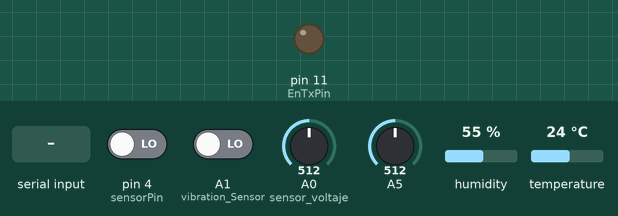
Bench run of a sketch on a simulated Arduino Uno, built with avr-gcc and run on an emulated ATmega328P. Parts: output pins drawn as LEDs (lit = HIGH). The test bench sets the inputs (shaded band); at power-on: pin 4 (sensorPin) LOW, A0 (sensor_voltaje) = 512, A1 (vibration_Sensor) LOW, A5 = 512, humidity 55 %, temperature 24 °C. What the sketch prints to the serial monitor is not drawn.

Above: at 1.2 s.
1.3 s: "A" received over the second serial link
At 2.66 s:
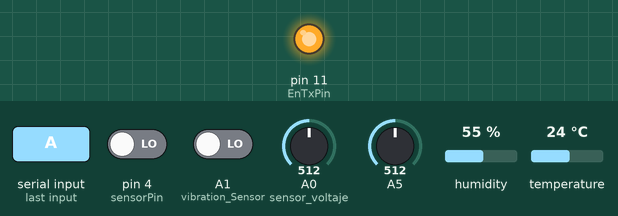
Timing chart, 0 to 4.4 s (numbered marks = the images above; inputs shaded):
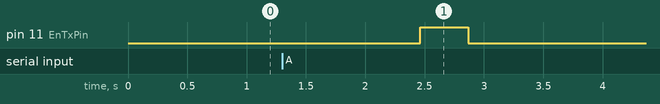

The sketch:

main.ino
```cpp
//https://electropeak.com/learn/interfacing-zmpt101b-voltage-sensor-with-arduino/

// LIBRERIAS
#include "DHT.h"                                   // Sensor de corriente y humedad
#include <Arduino.h>
#include <stdio.h>
#include <SoftwareSerial.h>                        // libreria para activar mas puertos seriales
SoftwareSerial RS485_Serial(12, 10);               // RX, TX


//////////////////////////////////// TIEMPOS //////////////////////////

unsigned long previousMillis = 0;  // Tiempo anterior 0
unsigned long timeToAction = 200; // Tiempo de espera entre acciones, 200ms

///////////////////////////////////////////////////// PINES DE LOS SENSORES
const int EnTxPin =  11;                           // PIN PARA RS485
int vibration_Sensor = A1;                         // SENSOR DE VIBRACION
const int sensorPin = 4;                           // SENSOR INFRARROJO
DHT dht(3, DHT11);                                 // SENSOR DE HUM Y TEM PIN3
///////////////////////////////////////////////////////////////////////////


//////////////////////////////////// VARIABLES SENSOR DE VIBRACION ////////
int vibracion = 0;
int cont_vibracion = 0;
int present_condition = 0;
int previous_condition = 0;
/////////////////////////////////////////////////////////////////////////

//////////////////////////////////// VARIABLES SENSOR DE PUERTA /////////
int estado_sensor = 0;
int cont_puerta = 0;
//////////////////////////////////////////////////////////////////////////

//////////////////////////////////////////////////////////////////////////
int entrada;
/////////////////////////////////////////////////////////////////////////
void setup()
{
  Serial.begin(9600);
  RS485_Serial.begin(9600);                       // INICIAR RS485
  dht.begin();                                    // INICIAR SENSOR DE HUMEDAD Y TEMPERATURA
  pinMode(EnTxPin, OUTPUT);                       // PIN PARA RS485
  digitalWrite(EnTxPin, LOW);                     // RS485 como receptor
  pinMode(vibration_Sensor, INPUT);               // SENSOR VIBRACIÓN
  pinMode(sensorPin , INPUT);                     // SENSOR PUERTA

}


void loop() {
  ////////////////////////////////LECTURA DE SENSORES////////////////////////////////////

  float temp_equipo = dht.readTemperature();               // LEER TEMPERATURA
  float hum_equipo = dht.readHumidity();                   // LEER HUMEDAD
  float voltaje=sensor_voltaje();                          // SENSOR DE VOLTAJE
  float corriente=get_corriente();                         // LEER CORRIENTE
  sensor_vibracion();                                      // EVALUAR SI VIBRO
  sensor_puerta();                                         // EVALUAR SI ABRIO PUERTA

  entrada = RS485_Serial.read();                           // LEER EL PUERTO SERIAL
  comunicacion_con_raspberry();                            // condicion para q raspberry encuentre a arduino

  digitalWrite(EnTxPin, LOW);                              // pin en low para seguir escuchando el puerto serie

/////////////////////////////////////////////////////  condicion para para empezar a enviar la data
  enviar_data(temp_equipo, hum_equipo, corriente, voltaje);
}
```

Comunicacion_con_raspberry.ino
```cpp
// Este funcion permite que la raspberry se pueda comunicar por puerto serie (rs485) con arduino

void comunicacion_con_raspberry(){
  if(entrada=='A'){
     RS485_Serial.flush();
     delay(200);
     digitalWrite(EnTxPin, HIGH);
     delay(200);
     Serial.println("C");
     RS485_Serial.println("C");
     delay(200);
  }

}
```

Enviar_data.ino
```cpp
// Este modulo cuenta con dos funciones, la primera evalua si hay una peticion por el puerto serial con la letra 'a' y si es asi desde aqui se llama a la segunda funcion donde
// la idea es q la segunda funcion envie los datos de los sensores.

void enviar_data(float temp_equipo, float hum_equipo, float corriente, float voltaje){
  if(entrada =='a'){
    vibracion = cont_vibracion;
    int deteccion_puerta = cont_puerta;
    RS485_Serial.flush();
    // LLAMAMOS A LA FUNCION QUE ENVIA LA DATA
    enviar_Data_sensores(temp_equipo, hum_equipo, corriente, voltaje, deteccion_puerta, vibracion);
    cont_vibracion = 0;
    cont_puerta = 0;
    }
}


/////////////////////////////// FUNCION QUE ENVIA LOS DATOS DE LOS SENSORES POR EL PUERTO SERIAL (RS485) /////////////////

void enviar_Data_sensores(float temp_equipo, float hum_equipo, float corriente, int voltaje, int deteccion_puerta, int vibrando){

  digitalWrite(EnTxPin, HIGH);                    //RS485 como receptor
  // VARIABLES A ENVIAR
  RS485_Serial.print(temp_equipo, 0);      // tem_equipo
  RS485_Serial.print(",");
  RS485_Serial.print(hum_equipo, 0);       // hum_equipo
  RS485_Serial.print(",");
  RS485_Serial.print(corriente, 2);        // corriente
  RS485_Serial.print(",");
  RS485_Serial.print(voltaje, 1);          // voltaje
  RS485_Serial.print(",");
  RS485_Serial.print(deteccion_puerta); // deteccion_puerta
  RS485_Serial.print(",");
  RS485_Serial.print(vibrando);        // vibración
  }
```

funcion_corriente.ino
```cpp
/////////////////// SENSOR DE CORRIENTE ///////////////////////////////

float get_corriente()
{
  float voltajeSensor;
  float corriente=0;
  float Sumatoria=0;
  long tiempo=millis();
  int N=0;
  while(millis()-tiempo<500)//Duración 0.5 segundos(Aprox. 30 ciclos de 60Hz)
  {
    float voltios = analogRead(A5);
    if(voltios <= 1.00){
      voltios = 0;
    }
    voltajeSensor = voltios * (1.1 / 1023.0);////voltaje del sensor
    corriente=voltajeSensor*100; //corriente=VoltajeSensor*(30A/1V)
    Sumatoria=Sumatoria+sq(corriente);//Sumatoria de Cuadrados
    N=N+1;
    delay(1);
  }
  Sumatoria=Sumatoria*2;//Para compensar los cuadrados de los semiciclos negativos.
  corriente=sqrt((Sumatoria)/N); //ecuación del RMS
  return(corriente*1.2);
}
```

funcion_puerta.ino
```cpp
/////////////////////////////// CUENTA LA CANTIDAD DE VECES QUE CAMBIO DE ESTADO DEL SENSOR
void abrio_puerta(){
  cont_puerta+= 1;
}

void sensor_puerta(){
  estado_sensor = digitalRead(sensorPin );  //lectura digital de pin
  if (estado_sensor == HIGH) {
    abrio_puerta();
  }
}
```

funcion_voltaje.ino
```cpp
//////////////////////////////////// VARIABLES SENSOR DE VOLTAJE
double sensorValue1 = 0;
double sensorValue2 = 0;
int crosscount = 0;
int climb_flag = 0;
int val[100];
int max_v = 0;
double VmaxD = 0;
double VeffD = 0;
double Veff = 0;
float VolRms = 0;
////////////////////////////////////////////////////////////////////////

float sensor_voltaje(){
    VolRms = 0;
  int contador = 0;
  while(contador <= 5){
  for ( int i = 0; i < 100; i++ ) {
    sensorValue1 = analogRead(A0);
    if (analogRead(A0) > 511) {
      val[i] = sensorValue1;
    }
    else {
      val[i] = 0;
    }
    delay(1);
  }

  max_v = 0;

  for ( int i = 0; i < 100; i++ )
  {
    if ( val[i] > max_v )
    {
      max_v = val[i];
    }
    val[i] = 0;
  }
  if (max_v != 0) {


    VmaxD = max_v;
    VeffD = VmaxD / sqrt(2);
    Veff = (((VeffD - 420.76) / -90.24) * -210.2) + 210.2;
  }
  else {
    Veff = 0;
  }

  VmaxD = 0;
  contador = contador + 1;
  VolRms= VolRms + Veff;
}
  return VolRms/6;


}
```

funciones_vibracion.ino
```cpp
  /////////////////////////////// CUENTA LA CANTIDAD DE VECES QUE VIBRO
void vibro(){
  cont_vibracion+= 1;
  //Serial.println(cont_vibracion);
}


void sensor_vibracion(){
  previous_condition = present_condition;
  long tiem=millis();
    while(millis()-tiem<1000){
      present_condition = digitalRead(A1); // Reading digital data from the A1
      if (previous_condition != present_condition) {
        vibro();
    }
  }
}
```

Measured:
- after the input at 1.3 s, pin 11 (EnTxPin): LOW → HIGH after 1.2 s, → LOW 0.40 s later
